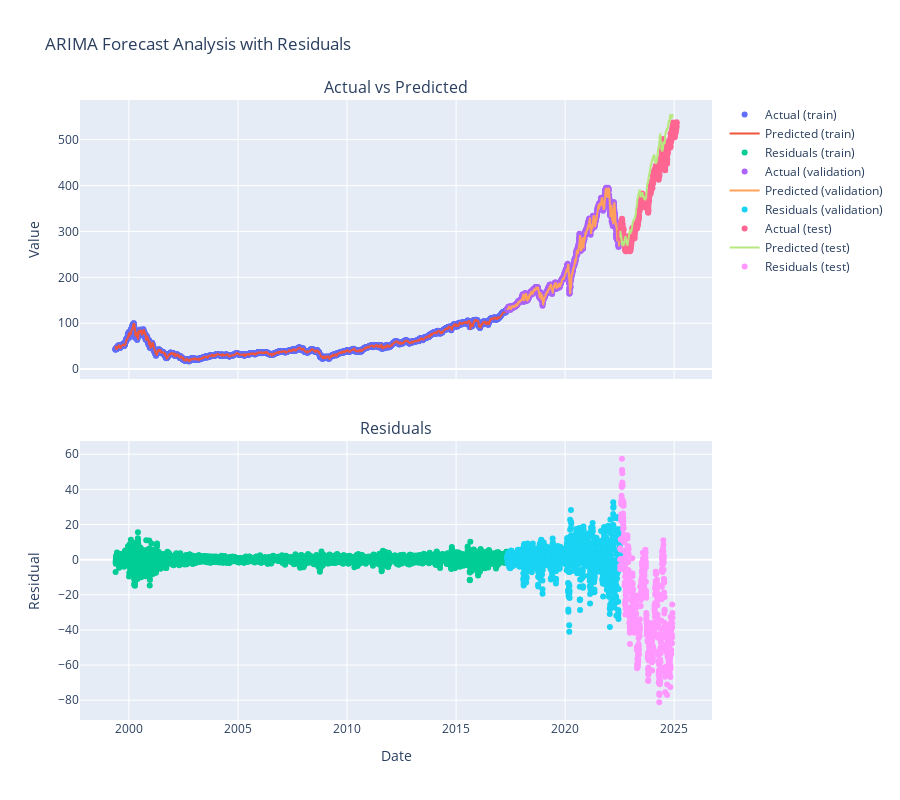

The cell this chart's notebook holds for it:
### Markdown cell above
## Visualize Results

### Code cell
def plot_arima_analysis(forecast_df, split_column='split'):
    # Create figure with secondary y-axis
    fig = make_subplots(rows=2, cols=1, 
                       shared_xaxes=True,
                       vertical_spacing=0.1,
                       subplot_titles=('Actual vs Predicted', 'Residuals'))
    
    # Calculate residuals
    forecast_df['residuals'] = forecast_df['y'] - forecast_df['yhat']
    
    # Add traces for each split (train/validation/test)
    for split in forecast_df[split_column].unique():
        mask = forecast_df[split_column] == split
        split_data = forecast_df[mask]
        
        # Main plot
        fig.add_trace(
            go.Scatter(x=split_data.ds, y=split_data.y,
                      name=f'Actual ({split})',
                      mode='markers'),
            row=1, col=1)
        
        fig.add_trace(
            go.Scatter(x=split_data.ds, y=split_data.yhat,
                      name=f'Predicted ({split})',
                      mode='lines'),
            row=1, col=1)
        
        # Residuals plot
        fig.add_trace(
            go.Scatter(x=split_data.ds, y=split_data.residuals,
                      name=f'Residuals ({split})',
                      mode='markers'),
            row=2, col=1)
    
    # Update layout
    fig.update_layout(
        height=800,
        showlegend=True,
        title_text="ARIMA Forecast Analysis with Residuals"
    )
    
    # Update axes labels
    fig.update_xaxes(title_text="Date", row=2, col=1)
    fig.update_yaxes(title_text="Value", row=1, col=1)
    fig.update_yaxes(title_text="Residual", row=2, col=1)
    
    return fig

# Plot analysis
fig = plot_arima_analysis(arima_df_clean)
fig.show()

### Figure 1 — Plotly figure (JSON) as saved in the notebook; plotly's stock layout.template omitted (floating-point values rounded to 4 significant figures; data arrays with more than 128 entries replaced by an {"elided": "..."} marker saying what was removed)
{"data": [{"mode": "markers", "name": "Actual (train)", "type": "scatter", "x": {"elided": "4519 str values"}, "xaxis": "x", "y": {"elided": "4519 float values"}, "yaxis": "y"}, {"mode": "lines", "name": "Predicted (train)", "type": "scatter", "x": {"elided": "4519 str values"}, "xaxis": "x", "y": {"elided": "4519 float values"}, "yaxis": "y"}, {"mode": "markers", "name": "Residuals (train)", "type": "scatter", "x": {"elided": "4519 str values"}, "xaxis": "x2", "y": {"elided": "4519 float values"}, "yaxis": "y2"}, {"mode": "markers", "name": "Actual (validation)", "type": "scatter", "x": {"elided": "1305 str values"}, "xaxis": "x", "y": {"elided": "1305 float values"}, "yaxis": "y"}, {"mode": "lines", "name": "Predicted (validation)", "type": "scatter", "x": {"elided": "1305 str values"}, "xaxis": "x", "y": {"elided": "1305 float values"}, "yaxis": "y"}, {"mode": "markers", "name": "Residuals (validation)", "type": "scatter", "x": {"elided": "1305 str values"}, "xaxis": "x2", "y": {"elided": "1305 float values"}, "yaxis": "y2"}, {"mode": "markers", "name": "Actual (test)", "type": "scatter", "x": {"elided": "650 str values"}, "xaxis": "x", "y": {"elided": "650 float values"}, "yaxis": "y"}, {"mode": "lines", "name": "Predicted (test)", "type": "scatter", "x": {"elided": "650 str values"}, "xaxis": "x", "y": {"elided": "650 float values"}, "yaxis": "y"}, {"mode": "markers", "name": "Residuals (test)", "type": "scatter", "x": {"elided": "650 str values"}, "xaxis": "x2", "y": {"elided": "650 float values"}, "yaxis": "y2"}], "layout": {"annotations": [{"font": {"size": 16}, "showarrow": false, "text": "Actual vs Predicted", "x": 0.5, "xanchor": "center", "xref": "paper", "y": 1, "yanchor": "bottom", "yref": "paper"}, {"font": {"size": 16}, "showarrow": false, "text": "Residuals", "x": 0.5, "xanchor": "center", "xref": "paper", "y": 0.45, "yanchor": "bottom", "yref": "paper"}], "height": 800, "showlegend": true, "title": {"text": "ARIMA Forecast Analysis with Residuals"}, "xaxis": {"anchor": "y", "domain": [0, 1], "matches": "x2", "showticklabels": false}, "xaxis2": {"anchor": "y2", "domain": [0, 1], "title": {"text": "Date"}}, "yaxis": {"anchor": "x", "domain": [0.55, 1], "title": {"text": "Value"}}, "yaxis2": {"anchor": "x2", "domain": [0, 0.45], "title": {"text": "Residual"}}}}
